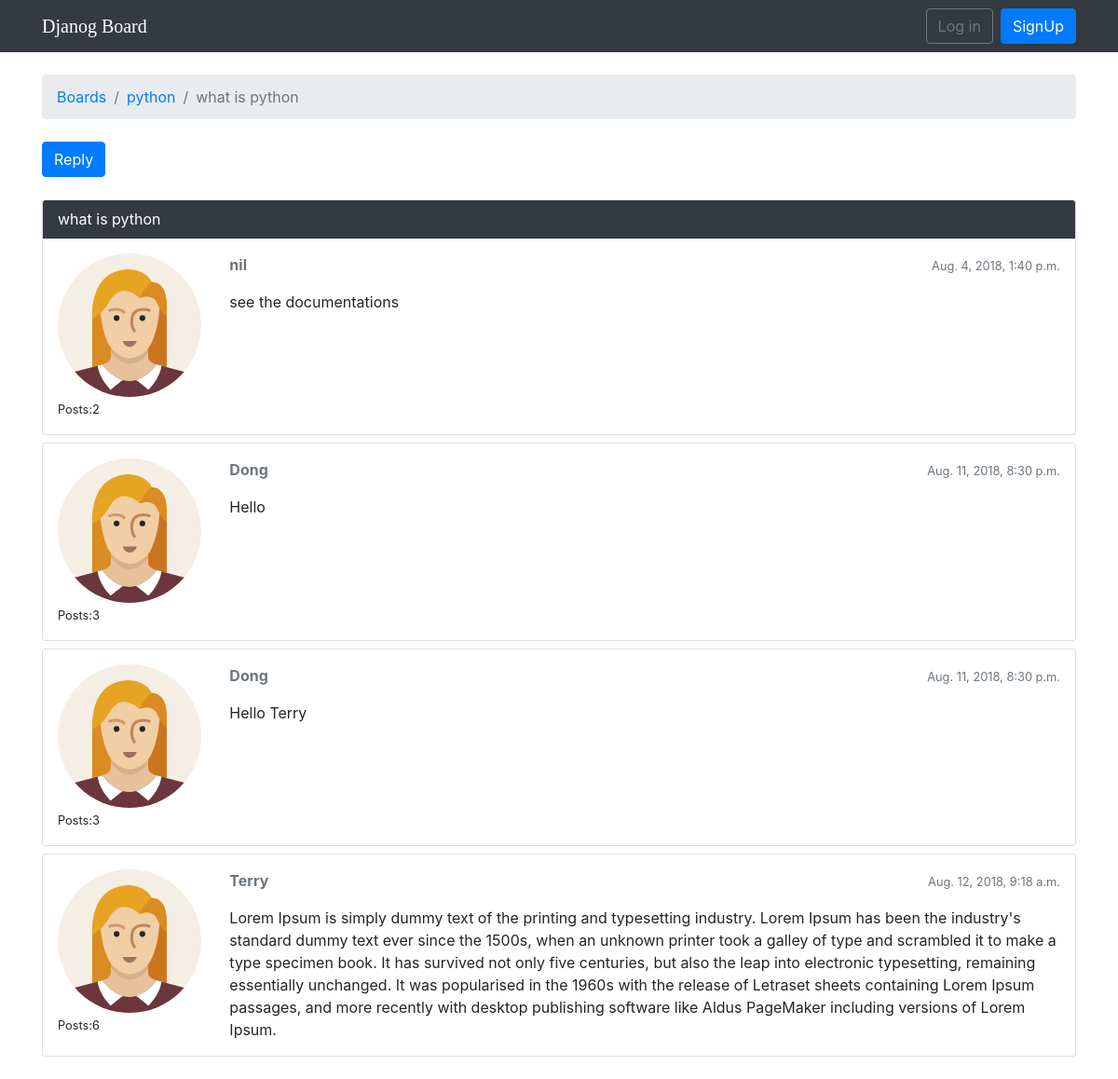
The page /boards/1/topics/1/ on the database its author committed.
### djforum/models.py (models this page shows, shortened)
class Topic(models.Model):
	subject = models.CharField(max_length = 255)
	last_updated = models.DateTimeField(auto_now_add = True)
	board = models.ForeignKey(Board, on_delete = models.CASCADE, related_name = 'topics')
	starter = models.ForeignKey(User, on_delete = models.CASCADE, related_name = 'topics')
	views = models.PositiveIntegerField(default = 0)

class Board(models.Model):
	name = models.CharField(max_length = 255)
	description = models.CharField(max_length = 255)

class Post(models.Model):
	message = models.CharField(max_length = 4000)
	topic = models.ForeignKey(Topic, on_delete = models.CASCADE, related_name = 'posts')
	created_at = models.DateTimeField(auto_now_add = True, null = True)
	updated_at = models.DateTimeField(null = True)
	created_by = models.ForeignKey(User, on_delete = models.CASCADE, related_name = 'posts')
	updated_by = models.ForeignKey(User, on_delete = models.CASCADE, null = True, related_name = '+')

### djforum/views.py (the view)
# urls.py: path('boards/<int:pk>/topics/<int:topic_pk>/', views.PostListView.as_view(), name = 'topic_posts'),
class PostListView(ListView):
	model = Post
	context_object_name = 'posts'
	template_name = 'topic_posts.html'
	paginated_by = 2
	def get_context_data(self, **kwargs):
		self.topic.views += 1
		self.topic.save()
		kwargs['topic'] = self.topic
		return super().get_context_data(**kwargs)
	def get_queryset(self):
		self.topic = get_object_or_404(Topic, board__pk=self.kwargs.get('pk'), pk = self.kwargs.get('topic_pk'))
		queryset = self.topic.posts.order_by('created_at')
		return queryset

### templates/topic_posts.html (shortened to what this page needs)
{% extends 'base.html' %}
{% load static %}
{% block breadcrumb %}
	<li class="breadcrumb-item"><a href="{% url 'home' %}">Boards</a></li>
	<li class="breadcrumb-item"><a href="{%url 'board_topics' topic.board.pk %}">{{topic.board.name}}</a></li>
	<li class="breadcrumb-item active">{{topic.subject}}</li>
{% endblock breadcrumb %}
{% block content %}
	<div class="mb-4">
		<a href="{% url 'reply_topic' topic.board.pk topic.pk %}" class="btn btn-primary" role="button">Reply</a>
	</div>
	{% for post in posts %}
		<div class="card {% if forloop.last %}mb-4{% else %}mb-2{% endif %} {% if forloop.first %} boarder-dark {% endif %}">
			{% if forloop.first %}
				<div class="card-header text-white bg-dark py-2 px-3">{{topic.subject}}</div>
			{% endif %}
			<div class="card-body p-3">
				<div class="row">
					<div class="col-2">
						<img src="{% static 'img/avatar.svg' %}" alt="{{post.created_by.username}}" class="w-100">
						<small>Posts:{{post.created_by.posts.count}}</small>
					</div>
					<div class="col-10">
						<div class="row mb-3">
							<div class="col-6">
								<strong class="text-muted">{{post.created_by.username}}</strong>
							</div>
							<div class="col-6 text-right">
								<small class="text-muted">{{post.created_at}}</small>
							</div>
						</div>
						{{post.message}}
					</div>
				</div>
			</div>
		</div>
	{% endfor %}
{% endblock content %}

### rows shown on the page
Topic: board.name "python", subject "what is python"
Post: created_by.posts.count "2", created_by.username "nil", created_at "Aug. 4, 2018, 1:40 p.m.", message "see the documentations"
Post: created_by.posts.count "3", created_by.username "Dong", created_at "Aug. 11, 2018, 8:30 p.m.", message "Hello"
Post: created_by.posts.count "3", created_by.username "Dong", created_at "Aug. 11, 2018, 8:30 p.m.", message "Hello Terry"
Post: created_by.posts.count "6", created_by.username "Terry", created_at "Aug. 12, 2018, 9:18 a.m.", message "Lorem Ipsum is simply dummy text of the printing and typesetting industry. Lorem Ipsum has been the industry's standard dummy text ever since the 1500s, when an unknown printer took a galley of type and scrambled it to make a type specimen book. It has survived not only five centuries, but also the leap into electronic typesetting, remaining essentially unchanged. It was popularised in the 1960s with the release of Letraset sheets containing Lorem Ipsum passages, and more recently with desktop publishing software like Aldus PageMaker including versions of Lorem Ipsum."
